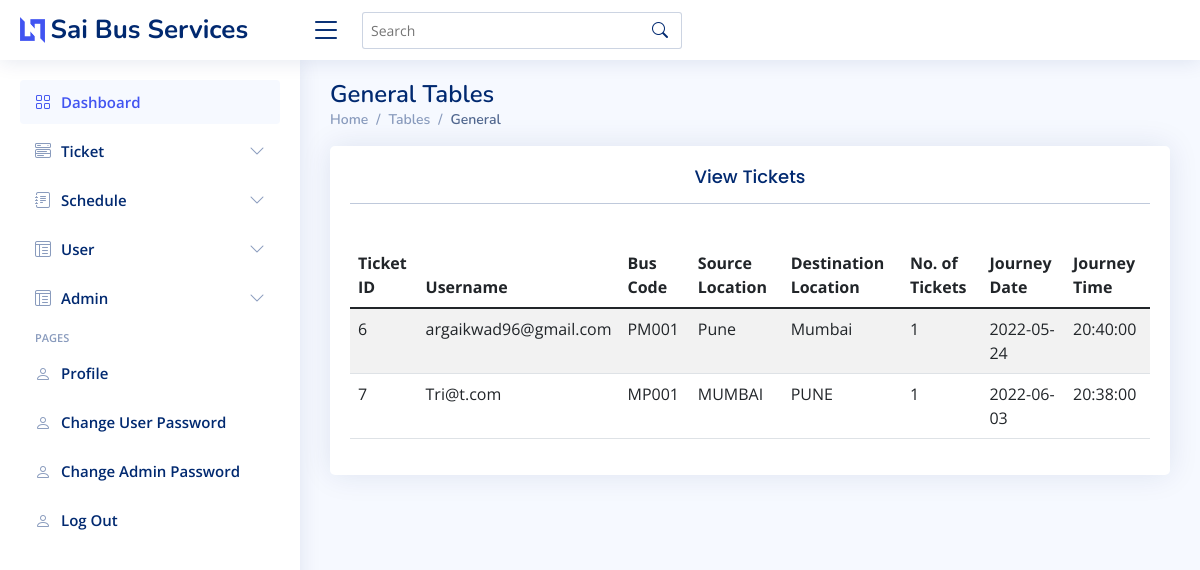
Screenshot of /admin/viewticket.php with the database file from the repository.
### tables this page shows
CREATE TABLE `ticket` (
  `id` int(10) NOT NULL,
  `username` varchar(100) NOT NULL,
  `buscode` varchar(255) NOT NULL,
  `source` varchar(100) NOT NULL,
  `dest` varchar(100) NOT NULL,
  `total_tickets` int(10) NOT NULL,
  `journey_date` date NOT NULL,
  `journey_time` time NOT NULL
);

### admin/viewticket.php (the view, shortened to what this page needs)
<?php
    include_once('DBConnect.php');
    $res=mysqli_query($conn,"select * from ticket");
?>
<!DOCTYPE html>
<html lang="en">
<head>
  <link href="assets/vendor/bootstrap/css/bootstrap.min.css" rel="stylesheet">
  <link href="assets/vendor/bootstrap-icons/bootstrap-icons.css" rel="stylesheet">
  <link href="assets/vendor/boxicons/css/boxicons.min.css" rel="stylesheet">
  <link href="assets/vendor/quill/quill.snow.css" rel="stylesheet">
  <link href="assets/vendor/quill/quill.bubble.css" rel="stylesheet">
  <link href="assets/vendor/remixicon/remixicon.css" rel="stylesheet">
  <link href="assets/vendor/simple-datatables/style.css" rel="stylesheet">
  <link href="assets/css/style.css" rel="stylesheet">
</head>
<body>
  <header id="header" class="header fixed-top d-flex align-items-center">
    <div class="d-flex align-items-center justify-content-between">
      <a href="index.html" class="logo d-flex align-items-center">
        <img src="assets/img/logo.png" alt="">
        <span class="d-none d-lg-block">Sai Bus Services</span>
      </a>
      <i class="bi bi-list toggle-sidebar-btn"></i>
    </div>
    <div class="search-bar">
      <form class="search-form d-flex align-items-center" method="POST" action="#">
        <input type="text" name="query" placeholder="Search" title="Enter search keyword">
        <button type="submit" title="Search"><i class="bi bi-search"></i></button>
      </form>
    </div>
  </header>
  <aside id="sidebar" class="sidebar">
    <ul class="sidebar-nav" id="sidebar-nav">
      <li class="nav-item">
        <a class="nav-link " href="dashboard.php">
          <i class="bi bi-grid"></i>
          <span>Dashboard</span>
        </a>
      </li>
      <li class="nav-item">
        <a class="nav-link collapsed" data-bs-target="#components-nav" data-bs-toggle="collapse" href="#">
          <i class="bi bi-menu-button-wide"></i><span>Ticket</span><i class="bi bi-chevron-down ms-auto"></i>
        </a>
      </li>
      <li class="nav-item">
        <a class="nav-link collapsed" data-bs-target="#forms-nav" data-bs-toggle="collapse" href="#">
          <i class="bi bi-journal-text"></i><span>Schedule</span><i class="bi bi-chevron-down ms-auto"></i>
        </a>
      </li>
      <li class="nav-item">
        <a class="nav-link collapsed" data-bs-target="#charts-nav" data-bs-toggle="collapse" href="#">
          <i class="bi bi-layout-text-window-reverse"></i><span>User</span><i class="bi bi-chevron-down ms-auto"></i>
        </a>
      </li>
      <li class="nav-item">
        <a class="nav-link collapsed" data-bs-target="#tables-nav" data-bs-toggle="collapse" href="#">
          <i class="bi bi-layout-text-window-reverse"></i><span>Admin</span><i class="bi bi-chevron-down ms-auto"></i>
        </a>
      </li>
      <li class="nav-heading">Pages</li>
      <li class="nav-item">
        <a class="nav-link collapsed" href="profile.php">
          <i class="bi bi-person"></i>
          <span>Profile</span>
        </a>
      </li>
      <li class="nav-item">
        <a class="nav-link collapsed" href="change-user-password.php">
          <i class="bi bi-person"></i>
          <span>Change User Password</span>
        </a>
      </li>
      <li class="nav-item">
        <a class="nav-link collapsed" href="change-admin-password.php">
          <i class="bi bi-person"></i>
          <span>Change Admin Password</span>
        </a>
      </li>
      <li class="nav-item">
        <a class="nav-link collapsed" href="logout.php">
          <i class="bi bi-person"></i>
          <span>Log Out</span>
        </a>
      </li>
    </ul>
  </aside>
  <main id="main" class="main">
    <div class="pagetitle">
      <h1>General Tables</h1>
      <nav>
        <ol class="breadcrumb">
          <li class="breadcrumb-item"><a href="index.html">Home</a></li>
          <li class="breadcrumb-item">Tables</li>
          <li class="breadcrumb-item active">General</li>
        </ol>
      </nav>
    </div>
    <section class="section">
      <div class="row">
      <div class="col-lg-12">
          <div class="card">
            <div class="card-body">
              <h5 class="card-title"><center>View Tickets<hr></center></h5>
              <table class="table table-striped">
                <thead>
                  <tr>
                    <th scope="col">Ticket ID</th>
                    <th scope="col">Username</th>
                    <th scope="col">Bus Code</th>
                    <th scope="col">Source Location</th>
                    <th scope="col">Destination Location</th>
                    <th scope="col">No. of Tickets</th>
                    <th scope="col">Journey Date</th>
                    <th scope="col">Journey Time</th>
                  </tr>
                </thead>
                <tbody>
                    <?php
                        while($rows=$res->fetch_assoc())
                        {
                    ?>
                    <tr>
                        <td><?php echo $rows['id']; ?></td>
                        <td><?php echo $rows['username']; ?></td>
                        <td><?php echo $rows['buscode']; ?></td>
                        <td><?php echo $rows['source']; ?></td>
                        <td><?php echo $rows['dest']; ?></td>
                        <td><?php echo $rows['total_tickets']; ?></td>
                        <td><?php echo $rows['journey_date']; ?></td>
                        <td><?php echo $rows['journey_time']; ?></td>
                    </tr>
                    <?php
                        }
                    ?>
                </tbody>
              </table>
            </div>
          </div>
        </div>
      </div>
    </section>
  </main>
</body>
</html>

### admin/assets/css/style.css (style rules this page uses)
:root { scroll-behavior: smooth; }
body { font-family: "Open Sans", sans-serif; background: #f6f9ff; color: #444444; }
a { color: #4154f1; text-decoration: none; }
h1, h2, h3, h4, h5, h6 { font-family: "Nunito", sans-serif; }
#main { margin-top: 60px; padding: 20px 30px; transition: all 0.3s; }
.pagetitle { margin-bottom: 10px; }
.pagetitle h1 { font-size: 24px; margin-bottom: 0; font-weight: 600; color: #012970; }
.card { margin-bottom: 30px; border: none; border-radius: 5px; box-shadow: 0px 0 30px rgba(1, 41, 112, 0.1); }
.card-title { padding: 20px 0 15px 0; font-size: 18px; font-weight: 500; color: #012970; font-family: "Poppins", sans-serif; }
.card-body { padding: 0 20px 20px 20px; }
.breadcrumb { font-size: 14px; font-family: "Nunito", sans-serif; color: #899bbd; font-weight: 600; }
.breadcrumb a { color: #899bbd; transition: 0.3s; }
.breadcrumb .breadcrumb-item::before { color: #899bbd; }
.breadcrumb .active { color: #51678f; font-weight: 600; }
.logo { line-height: 1; }
@media (min-width: 1200px) { .logo { width: 280px; } }
.logo img { max-height: 26px; margin-right: 6px; }
.logo span { font-size: 26px; font-weight: 700; color: #012970; font-family: "Nunito", sans-serif; }
.header { transition: all 0.5s; z-index: 997; height: 60px; box-shadow: 0px 2px 20px rgba(1, 41, 112, 0.1); background-color: #fff; padding-left: 20px; }
.header .toggle-sidebar-btn { font-size: 32px; padding-left: 10px; cursor: pointer; color: #012970; }
.header .search-bar { min-width: 360px; padding: 0 20px; }
.header .search-form { width: 100%; }
.header .search-form input { border: 0; font-size: 14px; color: #012970; border: 1px solid rgba(1, 41, 112, 0.2); padding: 7px 38px 7px 8px; border-radius: 3px; transition: 0.3s; width: 100%; }
.header .search-form button { border: 0; padding: 0; margin-left: -30px; background: none; }
.header .search-form button i { color: #012970; }
.sidebar { position: fixed; top: 60px; left: 0; bottom: 0; width: 300px; z-index: 996; transition: all 0.3s; padding: 20px; overflow-y: auto; scrollbar-width: thin; scrollbar-color: #aab7cf transparent; box-shadow: 0px 0px 20px rgba(1, 41, 112, 0.1); background-color: #fff; }
@media (min-width: 1200px) { #main, #footer { margin-left: 300px; } }
.sidebar-nav { padding: 0; margin: 0; list-style: none; }
.sidebar-nav li { padding: 0; margin: 0; list-style: none; }
.sidebar-nav .nav-item { margin-bottom: 5px; }
.sidebar-nav .nav-heading { font-size: 11px; text-transform: uppercase; color: #899bbd; font-weight: 600; margin: 10px 0 5px 15px; }
.sidebar-nav .nav-link { display: flex; align-items: center; font-size: 15px; font-weight: 600; color: #4154f1; transition: 0.3; background: #f6f9ff; padding: 10px 15px; border-radius: 4px; }
.sidebar-nav .nav-link i { font-size: 16px; margin-right: 10px; color: #4154f1; }
.sidebar-nav .nav-link.collapsed { color: #012970; background: #fff; }
.sidebar-nav .nav-link.collapsed i { color: #899bbd; }
.sidebar-nav .nav-link .bi-chevron-down { margin-right: 0; transition: transform 0.2s ease-in-out; }

### rows the page displays
ticket: id "6", username "argaikwad96@gmail.com", buscode "PM001", source "Pune", dest "Mumbai", total_tickets "1", journey_date "2022-05-24", journey_time "20:40:00"
ticket: id "7", username "Tri@t.com", buscode "MP001", source "MUMBAI", dest "PUNE", total_tickets "1", journey_date "2022-06-03", journey_time "20:38:00"
